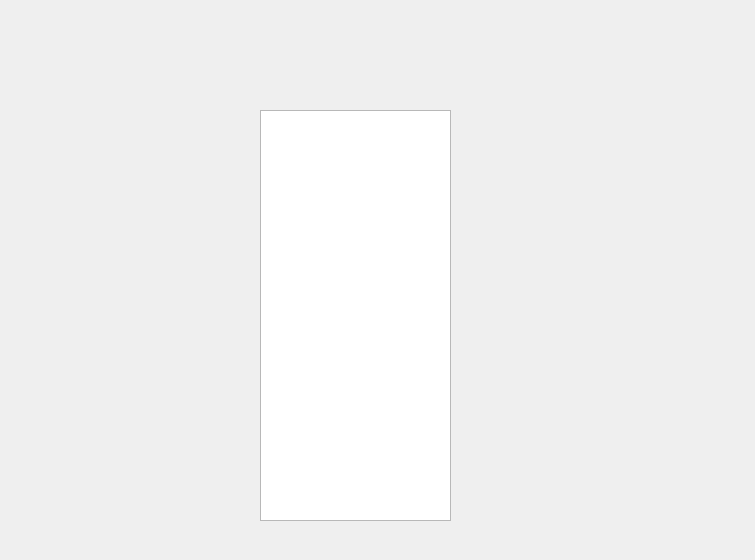
<?xml version="1.0" encoding="UTF-8"?>
<ui version="4.0">
 <class>D3</class>
 <widget class="QDialog" name="D3">
  <property name="geometry">
   <rect>
    <x>0</x>
    <y>0</y>
    <width>755</width>
    <height>560</height>
   </rect>
  </property>
  <property name="windowTitle">
   <string>Dialog</string>
  </property>
  <widget class="QTableView" name="tableView">
   <property name="geometry">
    <rect>
     <x>260</x>
     <y>110</y>
     <width>191</width>
     <height>411</height>
    </rect>
   </property>
  </widget>
  <widget class="QLabel" name="label_3">
   <property name="geometry">
    <rect>
     <x>0</x>
     <y>0</y>
     <width>1000</width>
     <height>629</height>
    </rect>
   </property>
   <property name="text">
    <string/>
   </property>
   <property name="pixmap">
    <pixmap>../../../../shutterstock_117385867.jpg</pixmap>
   </property>
  </widget>
  <zorder>label_3</zorder>
  <zorder>tableView</zorder>
 </widget>
 <resources/>
 <connections/>
</ui>
